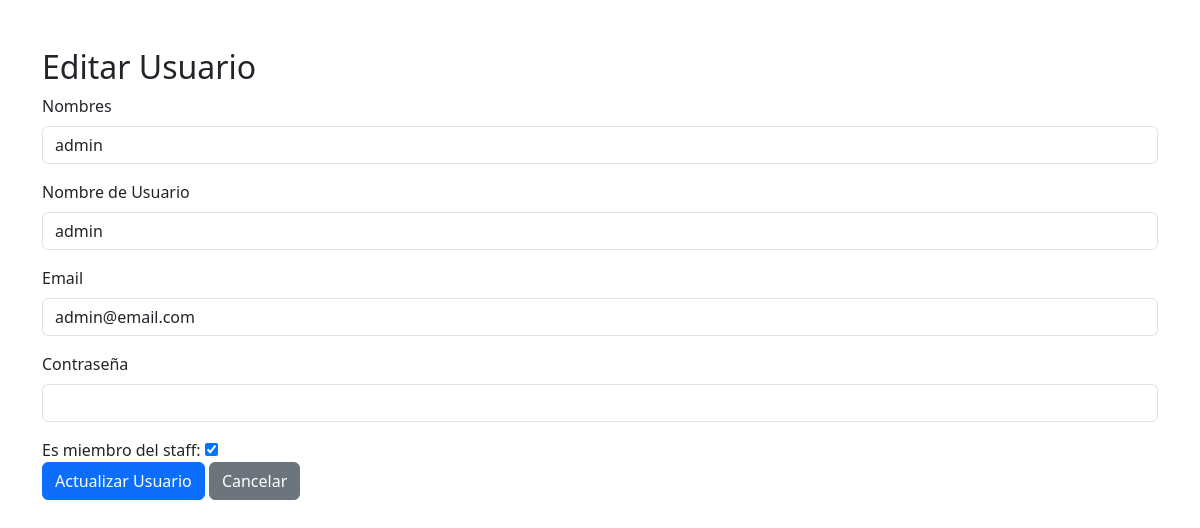
Page /inicio/usuarios/editar/1/ on the committed database.
### inicio/models.py (models this page shows, shortened)
class Usuario(AbstractBaseUser, PermissionsMixin):
    email = models.EmailField(unique=True)  # Email único para el usuario
    nombres = models.CharField(max_length=100)  # Nombres del usuario
    nombre_usuario = models.CharField(max_length=100, unique=True)  # Nombre de usuario único
    is_staff = models.BooleanField(default=False)  # Permite acceso al admin
    is_active = models.BooleanField(default=True)  # Marca si el usuario está activo
    last_login = models.DateTimeField(null=True, blank=True)  # Fecha del último inicio de sesión
    groups = models.ManyToManyField(
        'auth.Group',
        related_name='%(class)s_set',  # `related_name` único para este modelo
        blank=True,
        help_text='The groups this user belongs to.',
        verbose_name='groups'
    )
    user_permissions = models.ManyToManyField(
        'auth.Permission',
        related_name='%(class)s_permissions',  # `related_name` único para este modelo
        blank=True,
        help_text='Specific permissions for this user.',
        verbose_name='user permissions'
    )
    objects = UsuarioManager()  # Asigna el manager personalizado
    USERNAME_FIELD = 'email'  # Campo utilizado para el inicio de sesión
    REQUIRED_FIELDS = ['nombres', 'nombre_usuario']  # Campos requeridos al crear un superusuario

### inicio/views.py (the view, shortened to what this page needs)
# urls.py: path('usuarios/editar/<int:usuario_id>/', views.editar_usuario, name='editar_usuario'),
def editar_usuario(request, usuario_id):
    usuario = get_object_or_404(Usuario, id=usuario_id)  # Obtiene el usuario o lanza 404 si no existe
    return render(request, 'editar_usuario.html', {'usuario': usuario})

### inicio/templates/editar_usuario.html (shortened to what this page needs)
<!DOCTYPE html>
<html lang="es">
<head>
    <link href="https://cdn.jsdelivr.net/npm/bootstrap@5.3.0/dist/css/bootstrap.min.css" rel="stylesheet">
</head>
<body>
    <div class="container mt-5">
        <h2>Editar Usuario</h2>
        <form method="POST">
            <div class="mb-3">
                <label for="nombres" class="form-label">Nombres</label>
                <input type="text" class="form-control" id="nombres" name="nombres" value="{{ usuario.nombres }}" required>
            </div>
            <div class="mb-3">
                <label for="nombre_usuario" class="form-label">Nombre de Usuario</label>
                <input type="text" class="form-control" id="nombre_usuario" name="nombre_usuario" value="{{ usuario.nombre_usuario }}" required>
            </div>
            <div class="mb-3">
                <label for="email" class="form-label">Email</label>
                <input type="email" class="form-control" id="email" name="email" value="{{ usuario.email }}" required>
            </div>
            <div class="mb-3">
                <label for="contrasena" class="form-label">Contraseña</label>
                <input type="password" class="form-control" id="contrasena" name="contrasena">
            </div>
            <div class="form-group">
                <label for="is_staff">Es miembro del staff:</label>
                <input type="checkbox" id="is_staff" name="is_staff" {% if usuario.is_staff %}checked{% endif %}>
            </div>
            <button type="submit" class="btn btn-primary">Actualizar Usuario</button>
            <a href="{% url 'lista_usuarios' %}" class="btn btn-secondary">Cancelar</a>
        </form>
    </div>
</body>
</html>

### rows in the picture
Usuario: nombres "admin", nombre_usuario "admin", email "admin@email.com", is_staff "☑"
